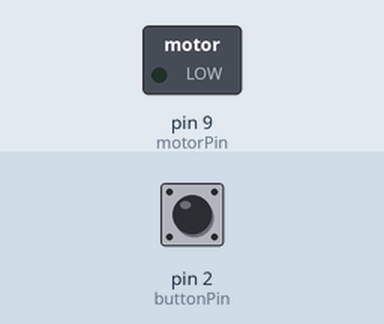
Simulated run of this sketch. Board: Arduino Uno, built with avr-gcc and run on an emulated ATmega328P. Parts: switched loads named in the sketch (green lamp = pin HIGH). Dashed ring = blinking. Inputs (shaded band) come from the test bench; at power-on: pin 2 (buttonPin) LOW.

Above: at 1.2 s.
1.3 s: pin 2 (buttonPin) pulled HIGH for 0.15 s
At 1.45 s:
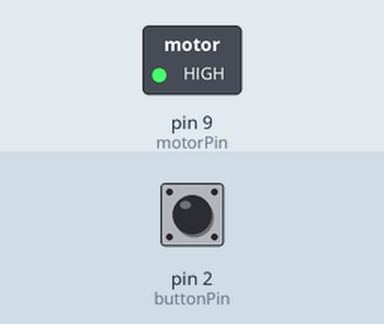
Timing chart, 0 to 4.3 s (numbered marks = the images above; inputs shaded):
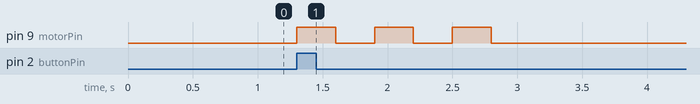

The sketch:

triple_buzz_button.ino
```cpp
// Triple Buzz Pattern: Motor buzzes 3 times when button is pressed

int motorPin = 9;         // Declare a variable to store the pin number for the motor (pin 9)
int buttonPin = 2;        // Declare a variable to store the pin number for the button (pin 2)

void setup() {
  pinMode(motorPin, OUTPUT);   // Set pin 9 as an OUTPUT (so Arduino can send voltage to the motor)
  pinMode(buttonPin, INPUT);   // Set pin 2 as an INPUT (so Arduino can read the button state)
}

void loop() {
  if (digitalRead(buttonPin) == HIGH) {   // Check if the button is pressed (HIGH = 5V = pressed)
    for (int i = 0; i < 3; i++) {         // Repeat the following block 3 times (i = 0, 1, 2)
      digitalWrite(motorPin, HIGH);       // Turn the motor ON (send 5V to pin 9)
      delay(300);                         // Wait for 100 milliseconds (0.1 second)
      digitalWrite(motorPin, LOW);        // Turn the motor OFF (send 0V to pin 9)
      delay(300);                         // Wait for 100 milliseconds before the next buzz
    }
    // Wait for the button to be released before allowing another triple buzz
    while (digitalRead(buttonPin) == HIGH) { delay(10); }
  }
}
```

Measured:
- after the input at 1.3 s, pin 9 (motorPin): alternates HIGH for 0.30 s and LOW for 0.30 s, 6 changes in all, then stays LOW, starting at once
